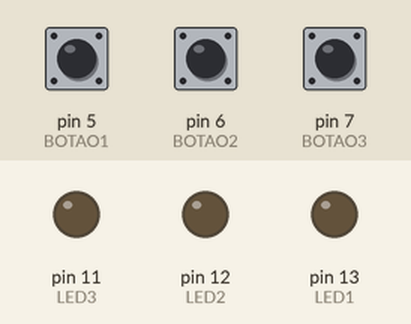
Recording of a sketch running on a simulated Arduino Uno, built with avr-gcc and run on an emulated ATmega328P. On the bench: output pins drawn as LEDs (lit = HIGH). Inputs (shaded band) come from the test bench; at power-on: pin 5 (BOTAO1) HIGH, pin 6 (BOTAO2) HIGH, pin 7 (BOTAO3) HIGH.

Above: at 1.2 s.
1.3 s: pin 5 (BOTAO1) pulled LOW for 0.15 s
At 1.37 s:
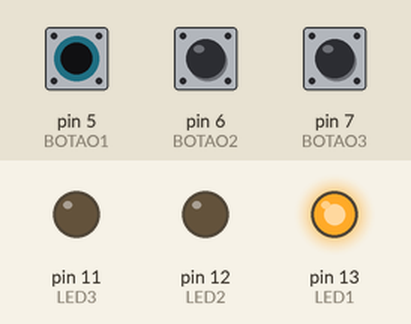
2.9 s: pin 6 (BOTAO2) pulled LOW for 0.15 s
At 2.97 s:
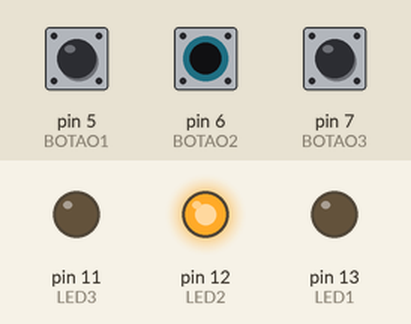
4.5 s: pin 7 (BOTAO3) pulled LOW for 0.15 s
At 4.57 s:
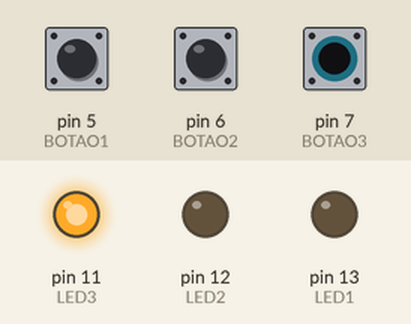
6.1 s: pin 7 (BOTAO3) pulled LOW for 3.2 s
At 10.0 s:
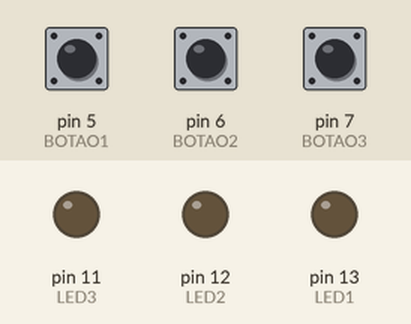
10.8 s: pin 5 (BOTAO1) pulled LOW for 3.2 s
At 11.1 s:
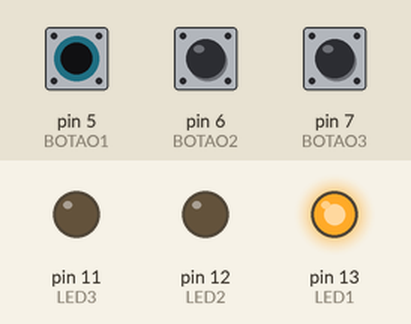
15.5 s: pin 5 (BOTAO1) driven LOW and pin 6 (BOTAO2) driven LOW
At 15.9 s:
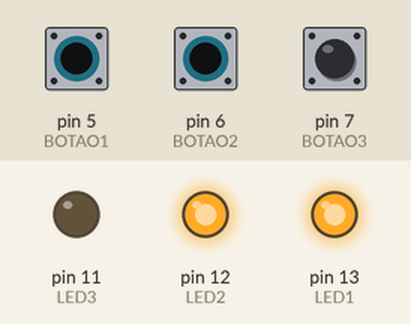
Timing chart, 0 to 18.0 s (numbered marks = the images above; inputs shaded):
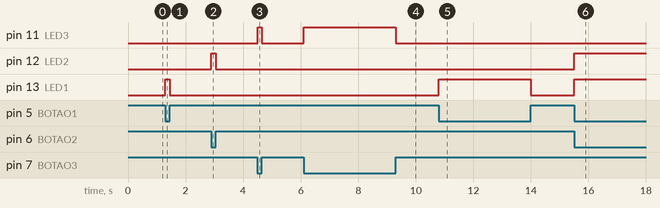

Measured:
- after the input at 1.3 s, pin 13 (LED1): LOW → HIGH at once, → LOW 0.15 s later
- after the input at 2.9 s, pin 12 (LED2): LOW → HIGH at once, → LOW 0.15 s later
- after the input at 4.5 s, pin 11 (LED3): LOW → HIGH at once, → LOW 0.15 s later
- after the input at 6.1 s, pin 11 (LED3): LOW → HIGH at once, → LOW 3.2 s later
- after the input at 10.8 s, pin 13 (LED1): LOW → HIGH at once, → LOW 3.2 s later
- after the input at 15.5 s, pin 12 (LED2), pin 13 (LED1): LOW → HIGH at once

The sketch:

ex5_tres_botoes_tres_LEDs.ino
```cpp
/* QUINTO PROGRAMA (TRÊS BOTÕES E TRÊS LEDS)
   DANIEL RODRIGUES DE SOUSA 07/10/2022 */

#define LED1  13  //definição do LED 1
#define LED2  12  //definição do LED 2
#define LED3  11  //definição do LED 3

#define BOTAO1 5  //definição do Botão 1
#define BOTAO2 6  //definição do Botão 2
#define BOTAO3 7  //definição do Botão 3

void setup()
{
  pinMode(LED1, OUTPUT);         //definição da direção dos pinos
  pinMode(LED2, OUTPUT);
  pinMode(LED3, OUTPUT);

  pinMode(BOTAO1, INPUT);
  pinMode(BOTAO2, INPUT);
  pinMode(BOTAO3, INPUT);
}

void loop()
{
  if(digitalRead(BOTAO1) == 0)  //se botão 1 pressionado
  {
    digitalWrite(LED1, HIGH);   //liga LED 1
  }
  else
  {
    digitalWrite(LED1, LOW);    //se não, desliga LED 1
  }

  if(digitalRead(BOTAO2) == 0)  //se botão 2 pressionado
  {
    digitalWrite(LED2, HIGH);   //liga LED 2
  }
  else
  {
    digitalWrite(LED2, LOW);    //desliga LED 2
  }

  if(digitalRead(BOTAO3) == 0)  //se botão 3 pressionado
  {
    digitalWrite(LED3, HIGH);   //liga LED 3
  }
  else
  {
    digitalWrite(LED3, LOW);    //se não, desliga LED 3
  }
}
```
